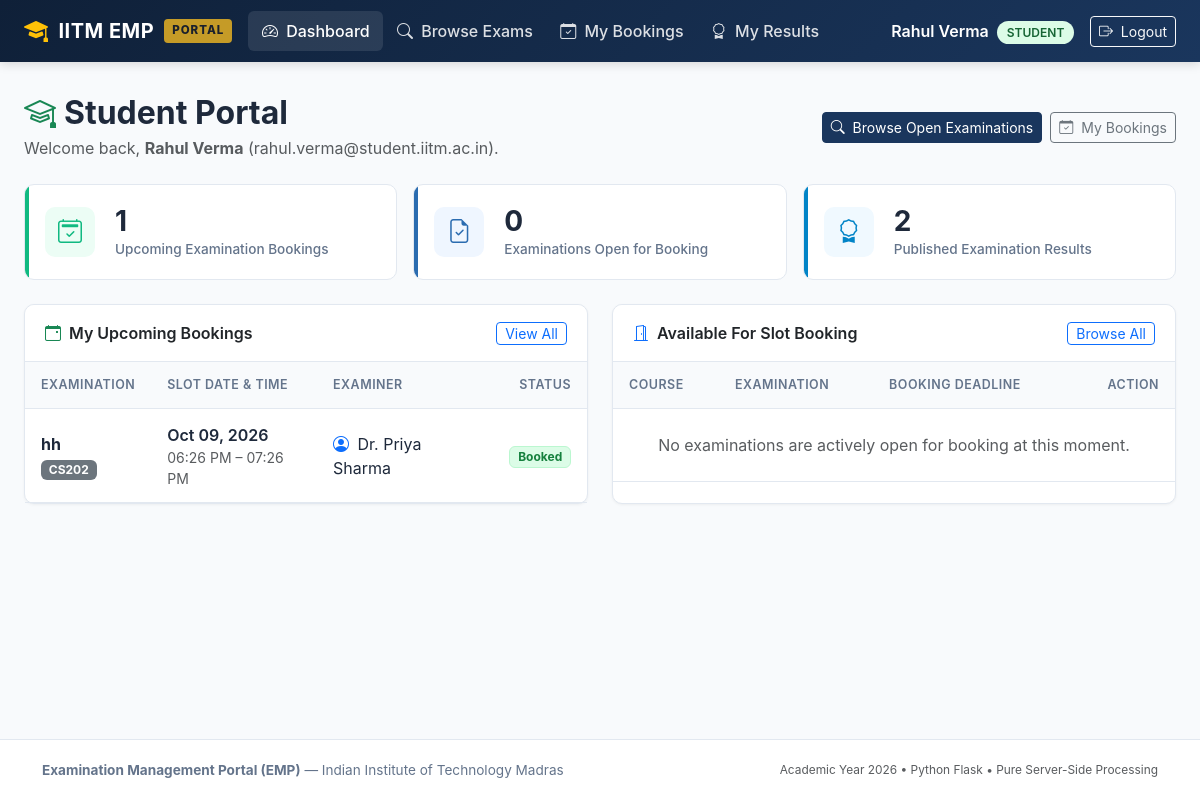
Page /student/dashboard (signed in) on the earlier database version.
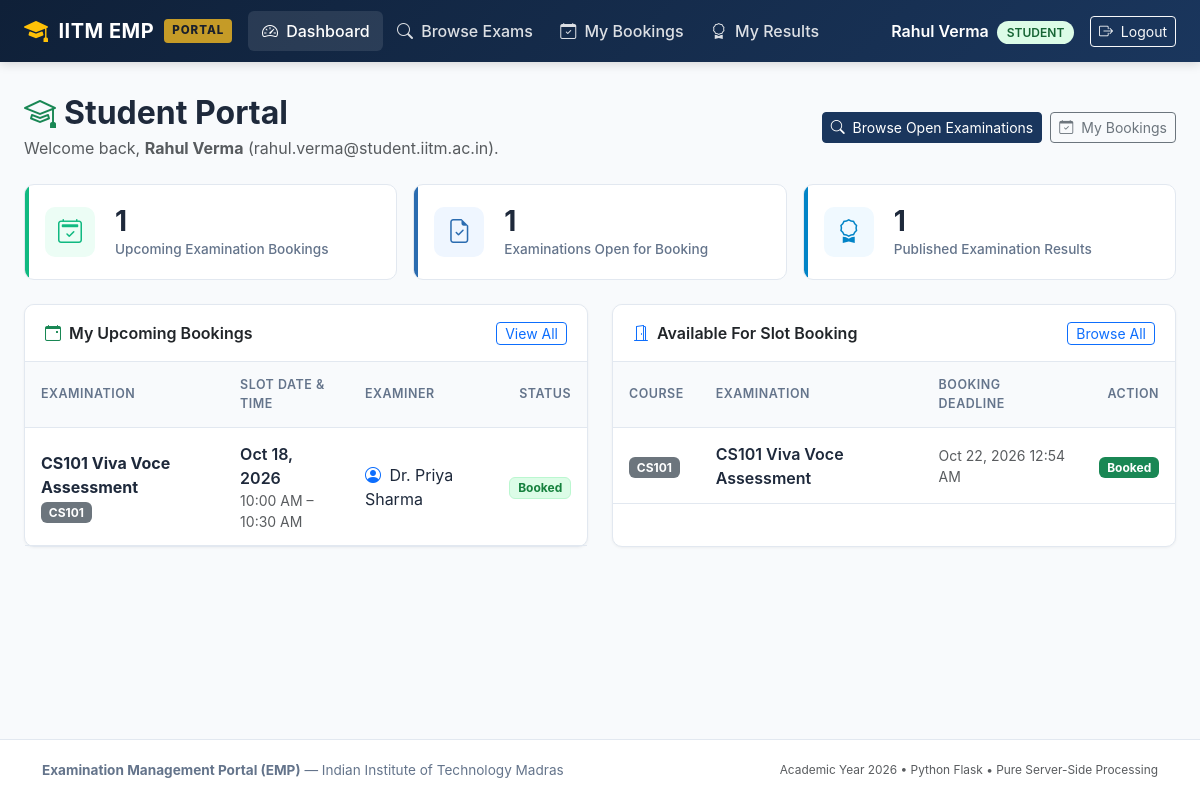
Same page on the later database version.
### models/booking.py (models this page shows, shortened)
class Booking(db.Model):
    __tablename__ = 'bookings'
    booking_id = db.Column(db.Integer, primary_key=True, autoincrement=True)
    student_id = db.Column(db.Integer, db.ForeignKey('users.id', ondelete='CASCADE'), nullable=False)
    slot_id = db.Column(db.Integer, db.ForeignKey('examination_slots.slot_id', ondelete='CASCADE'), nullable=False)
    booking_date = db.Column(db.DateTime, default=datetime.now, nullable=False)
    status = db.Column(db.String(30), nullable=False, default='Booked')
    student = db.relationship('User', back_populates='bookings', foreign_keys=[student_id])
    slot = db.relationship('ExaminationSlot', back_populates='bookings')
    evaluations = db.relationship('Evaluation', back_populates='booking', cascade='all, delete-orphan')
    @property
    def is_evaluated(self):
        return len(self.evaluations) > 0

### models/examination.py (models this page shows, shortened)
class Examination(db.Model):
    __tablename__ = 'examinations'
    exam_id = db.Column(db.Integer, primary_key=True, autoincrement=True)
    course_id = db.Column(db.Integer, db.ForeignKey('courses.course_id', ondelete='CASCADE'), nullable=False)
    examination_name = db.Column(db.String(200), nullable=False)
    examination_type = db.Column(db.String(50), nullable=False)
    duration = db.Column(db.Integer, nullable=False, default=30)
    maximum_marks = db.Column(db.Float, nullable=False, default=100.0)
    slot_creation_start = db.Column(db.DateTime, nullable=False)
    slot_creation_end = db.Column(db.DateTime, nullable=False)
    slot_booking_start = db.Column(db.DateTime, nullable=False)
    slot_booking_end = db.Column(db.DateTime, nullable=False)
    status = db.Column(db.String(30), nullable=False, default='Draft')
    course = db.relationship('Course', back_populates='examinations')
    rubrics = db.relationship('Rubric', back_populates='examination', cascade='all, delete-orphan')
    slots = db.relationship('ExaminationSlot', back_populates='examination', cascade='all, delete-orphan')

### models/course.py (models this page shows, shortened)
class Course(db.Model):
    __tablename__ = 'courses'
    course_id = db.Column(db.Integer, primary_key=True, autoincrement=True)
    course_code = db.Column(db.String(50), unique=True, nullable=False, index=True)
    course_name = db.Column(db.String(200), nullable=False)
    description = db.Column(db.Text, nullable=True)
    status = db.Column(db.String(20), nullable=False, default='active')
    examinations = db.relationship('Examination', back_populates='course', cascade='all, delete-orphan')

### models/slot.py (models this page shows, shortened)
class ExaminationSlot(db.Model):
    __tablename__ = 'examination_slots'
    slot_id = db.Column(db.Integer, primary_key=True, autoincrement=True)
    examination_id = db.Column(db.Integer, db.ForeignKey('examinations.exam_id', ondelete='CASCADE'), nullable=False)
    examiner_id = db.Column(db.Integer, db.ForeignKey('users.id', ondelete='CASCADE'), nullable=False)
    date = db.Column(db.Date, nullable=False)
    start_time = db.Column(db.Time, nullable=False)
    end_time = db.Column(db.Time, nullable=False)
    maximum_student_capacity = db.Column(db.Integer, nullable=False, default=1)
    available_seats = db.Column(db.Integer, nullable=False, default=1)
    status = db.Column(db.String(30), nullable=False, default='Available')
    examination = db.relationship('Examination', back_populates='slots')
    examiner = db.relationship('User', back_populates='slots', foreign_keys=[examiner_id])
    bookings = db.relationship('Booking', back_populates='slot', cascade='all, delete-orphan')

### models/user.py (models this page shows, shortened)
class User(UserMixin, db.Model):
    __tablename__ = 'users'
    id = db.Column(db.Integer, primary_key=True, autoincrement=True)
    name = db.Column(db.String(150), nullable=False)
    email = db.Column(db.String(150), unique=True, nullable=False, index=True)
    password_hash = db.Column(db.String(256), nullable=False)
    role = db.Column(db.String(20), nullable=False)
    status = db.Column(db.String(20), nullable=False, default='active')
    created_at = db.Column(db.DateTime, default=datetime.now, nullable=False)
    examiner_profile = db.relationship('ExaminerProfile', back_populates='user', uselist=False, cascade='all, delete-orphan')
    slots = db.relationship('ExaminationSlot', back_populates='examiner', foreign_keys='ExaminationSlot.examiner_id', cascade='all, delete-orphan')
    bookings = db.relationship('Booking', back_populates='student', foreign_keys='Booking.student_id', cascade='all, delete-orphan')

### routes/student.py (the view)
@student_bp.route('/')
@student_bp.route('/dashboard')
def dashboard():
    now = datetime.now()
    all_bookings = Booking.query.filter_by(student_id=current_user.id).order_by(Booking.booking_date.desc()).all()
    upcoming_bookings = [b for b in all_bookings if b.status == 'Booked']
    completed_bookings = [b for b in all_bookings if b.status == 'Completed' or b.is_evaluated]
    available_examinations = [
        exam for exam in Examination.query.filter(
            Examination.status.in_(['Booking Open', 'Slot Creation'])
        ).all()
        if exam.slot_booking_start <= now <= exam.slot_booking_end
    ]
    active_booked_exam_ids = {
        b.slot.examination_id for b in all_bookings if b.status == 'Booked' and b.slot
    }
    return render_template(
        'student/dashboard.html',
        upcoming_bookings=upcoming_bookings,
        completed_bookings=completed_bookings,
        all_bookings_count=len(all_bookings),
        available_examinations=available_examinations,
        active_booked_exam_ids=active_booked_exam_ids,
        now=now
    )

### routes/student.py (called while the page is built)
@student_bp.before_request
@login_required
@role_required('student')
def check_student():
    pass

### templates/student/dashboard.html (shortened to what the changed rows need)
{% extends 'base.html' %}
{% block content %}
<div class="d-flex flex-column flex-md-row justify-content-between align-items-md-center mb-4 gap-2">
  <div>
    <h2 class="fw-bold mb-1"><i class="bi bi-mortarboard text-success me-2"></i>Student Portal</h2>
  </div>
</div>
<div class="row g-3 mb-4">
  <div class="col-md-4">
    <div class="stat-card stat-primary">
      <div>
        <div class="stat-value">{{ available_examinations|length }}</div>
        <div class="stat-label">Examinations Open for Booking</div>
      </div>
    </div>
  </div>
  <div class="col-md-4">
    <div class="stat-card stat-info">
      <div>
        <div class="stat-value">{{ completed_bookings|length }}</div>
        <div class="stat-label">Published Examination Results</div>
      </div>
    </div>
  </div>
</div>
<div class="row g-4">
  <div class="col-lg-6">
    <div class="emp-card h-100">
      <div class="table-responsive">
        <table class="emp-table">
          <thead>
            <tr>
              <th>Examination</th>
              <th>Slot Date & Time</th>
              <th>Examiner</th>
              <th class="text-end">Status</th>
            </tr>
          </thead>
          <tbody>
            {% for b in upcoming_bookings %}
            <tr>
              <td>
                <div class="fw-bold">{{ b.slot.examination.examination_name }}</div>
                <span class="badge bg-secondary small">{{ b.slot.examination.course.course_code }}</span>
              </td>
              <td>
                <div class="fw-semibold">{{ b.slot.date | date_format }}</div>
                <div class="text-muted small">{{ b.slot.start_time | time_format }} &ndash; {{ b.slot.end_time | time_format }}</div>
              </td>
              <td>
                <i class="bi bi-person-circle text-primary me-1"></i>
                {{ b.slot.examiner.name }}
              </td>
              <td class="text-end">
                <span class="badge badge-status-available">Booked</span>
              </td>
            </tr>
            {% endfor %}
          </tbody>
        </table>
      </div>
    </div>
  </div>
  <div class="col-lg-6">
    <div class="emp-card h-100">
      <div class="table-responsive">
        <table class="emp-table">
          <thead>
            <tr>
              <th>Course</th>
              <th>Examination</th>
              <th>Booking Deadline</th>
              <th class="text-end">Action</th>
            </tr>
          </thead>
          <tbody>
            {% for exam in available_examinations %}
            <tr>
              <td><span class="badge bg-secondary">{{ exam.course.course_code }}</span></td>
              <td class="fw-semibold">{{ exam.examination_name }}</td>
              <td class="small text-muted">{{ exam.slot_booking_end | datetime_format }}</td>
              <td class="text-end">
                {% if exam.exam_id in active_booked_exam_ids %}
                  <span class="badge bg-success">Booked</span>
                {% else %}
                  <a href="{{ url_for('student.examination_detail', exam_id=exam.exam_id) }}" class="btn btn-sm btn-emp-primary py-0">
                    Book Slot
                  </a>
                {% endif %}
              </td>
            </tr>
            {% else %}
            <tr>
              <td colspan="4" class="text-center py-4 text-muted">
                No examinations are actively open for booking at this moment.
              </td>
            </tr>
            {% endfor %}
          </tbody>
        </table>
      </div>
    </div>
  </div>
</div>
{% endblock %}

Differences in the rows shown:
removed Booking: slot.examination.examination_name "hh", slot.examination.course.course_code "CS202", slot "Oct 09, 2026", slot.start_time "06:26 PM", slot.end_time "07:26 PM", slot.examiner.name "Dr. Priya Sharma"
now on this page (row edited): Booking: slot.examination.examination_name "CS101 Viva Voce Assessment", slot.examination.course.course_code "CS101", slot "Oct 18, 2026", slot.start_time "10:00 AM", slot.end_time "10:30 AM", slot.examiner.name "Dr. Priya Sharma"
now on this page (row edited): Examination: course.course_code "CS101", examination_name "CS101 Viva Voce Assessment", slot_booking_end "Oct 22, 2026 12:54 AM", shows "Booked"
Other differences:
{{ available_examinations|length }}: "0" → "1"
{{ completed_bookings|length }}: "2" → "1"
text no longer shown: "No examinations are actively open for booking at this moment."
